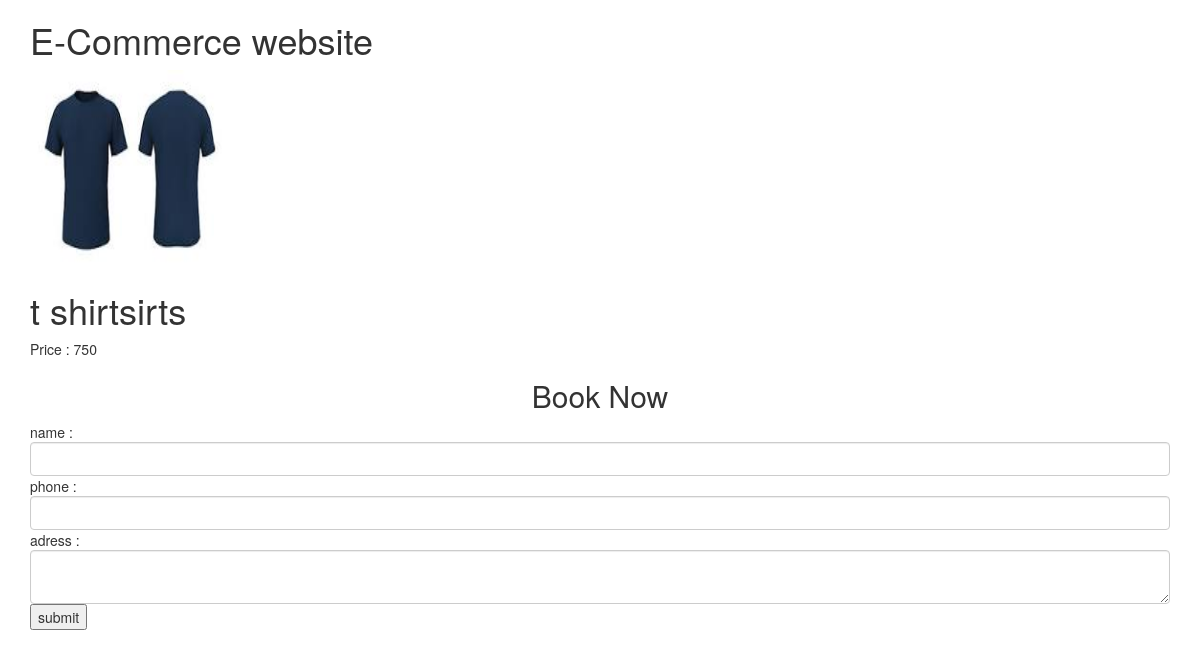
/purhcase/3 (signed in), run on the app's committed database.
### ecommerceadmin/models.py (models this page shows)
class product(models.Model):
    productimage = models.ImageField(upload_to='images/')
    productname = models.CharField(max_length=50)
    productprice = models.IntegerField()
    status = models.BooleanField(default=True)

### ecommeruser/views.py (the view)
# urls.py: path('purhcase/<int:id>',views.purchase,name='purchase'),
@login_required(login_url='/authlogin')
def purchase(request,id):
    productid = product.objects.get(id=id)
    if request.method == 'POST':
        name = request.POST['name']
        phone = request.POST['phone']
        address = request.POST['address']
        purchasesave = buy(
            name = name,
            phone = phone,
            address = address,
            productid = productid,
            userid = request.user,
        )
        purchasesave.save()
        return redirect('payment')
    else:
        return render(request,'buy.html',{'id':id,'productid':productid})

### ecommerceadmin/templates/buy.html (shortened to what this page needs)
{% extends 'base.html' %}
{% block content %}
<img src="{{productid.productimage.url}}" height="200" width="200">
<h1>{{productid.productname}}</h1>
Price : {{productid.productprice}}
<h2><center>Book Now</center></h2>
<form action="{% url 'purchase' id %}" method="post">
    name : <input type="text" name="name" required class="form-control">
    phone : <input type="number" name="phone" required class="form-control">
    adress : <textarea name="address" required class="form-control"></textarea>
    <button type="submit">submit</button>
</form>
{% endblock %}

### data on the page
product: productimage (picture), productname "t shirtsirts", productprice "750"
